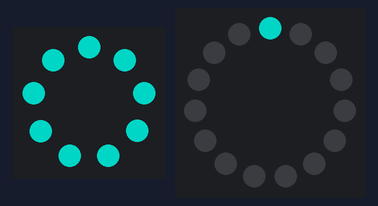
Bench run of a sketch on a simulated Arduino Uno, built with avr-gcc and run on an emulated ATmega328P. Shown: 9 RGB LEDs in a ring, first at the top, clockwise, 15 RGB LEDs in a ring, first at the top, clockwise. Dim RGB values are drawn brighter than linear; colours are those a GRB WS2812 strip shows for the declared byte order.

Above: at 0.01 s.
At 0.63 s:
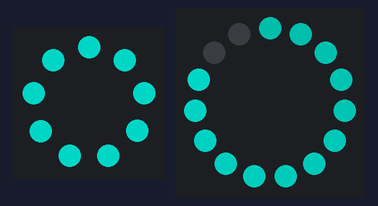
At 39.85 s:
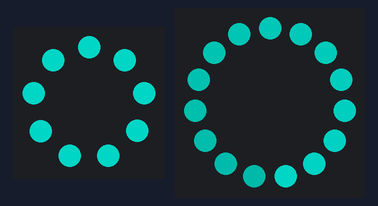

The sketch:

iron_man_arc_reactor.ino
```cpp
#include <FastLED.h>

#define CENTER_LED_PIN 3
#define RING_LED_PIN 4
#define CENTER_NUM_LEDS 9
#define RING_NUM_LEDS 15
#define MAX_BRIGHTNESS 255
#define MIN_BRIGHTNESS 0

CRGB ringLeds[RING_NUM_LEDS];
CRGB centerLeds[CENTER_NUM_LEDS];

void setup() {
  FastLED.addLeds<WS2812B, CENTER_LED_PIN, RGB>(centerLeds, CENTER_NUM_LEDS);
  FastLED.addLeds<WS2812B, RING_LED_PIN, RGB>(ringLeds, RING_NUM_LEDS);
  FastLED.setMaxPowerInVoltsAndMilliamps(5, 500);
  FastLED.clear();
  FastLED.setBrightness(255);
  //startupAnimation();
  for(int i = 0; i < CENTER_NUM_LEDS; i++){
    centerLeds[i] = CHSV(210, 255, 255);
  }
}

void loop() {
  static uint8_t hue = 0;
  static int pos = 0;

  fadeToBlackBy(ringLeds, RING_NUM_LEDS, 10); // Adjust the fade value (0-255) for the speed of fading

  // Place a bright pixel at 'pos'
  ringLeds[pos] = CHSV(210, 255, 255);

  // Show the LED array
  FastLED.show();

  // Increment the position
  pos = (pos + 1) % RING_NUM_LEDS;

  // Add a delay to control the speed of the trail
  delay(50); // Adjust this for the desired speed
}

// "Booting" animation startup
void startupAnimation(){
  // Ring slowly fills
  for(int i = 0; i < RING_NUM_LEDS; i++){
    ringLeds[i] = CRGB(0, 0, 255);
    FastLED.show();
    delay(100);
  }
  // Suspenseful wait
  delay(1000);

  // Suspensful fade of the led ring all at the same time
  int currentBrightness = MAX_BRIGHTNESS;
  for(int i = 0; i < 256; i++){
    for(int j = 0; j < RING_NUM_LEDS; j++){
      ringLeds[j].nscale8(2);
    }
    FastLED.show();
    delay(1000);
  }


}
```
